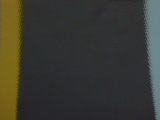
#> input picture src/result/calibrated_test.jpg, 160 x 120 px
$ python calibrate.py result/calibrated_test.jpg
#> lines starting #> are read from the running program, lines starting #| are printed output that depends on the picture
import sys
import cv2
import numpy as np

def calibrate( img, dump=False, filename="" ):
	global img_size
	img_size = (160,120)
	img_width = img_size[0]
	img_height = img_size[1]
	transform_ratio = 0.75
	transform_dst = np.float32([ [0,0], [img_width,0], [img_width,img_height], [0,img_height]])
	transform_src = np.float32([ [int((1-transform_ratio)*img_width),0], [int(transform_ratio*img_width),0], [img_width,img_height], [0,img_height]])

	M = cv2.getPerspectiveTransform(transform_src, transform_dst)
	img_resized = cv2.resize( img, img_size, interpolation=cv2.INTER_CUBIC )
	img_warp_resized = cv2.warpPerspective(img_resized, M, img_size, flags=cv2.INTER_NEAREST)
	if dump: cv2.imwrite( filename, img_warp_resized )
	return img_warp_resized

if __name__ == "__main__":
	img = cv2.imread( sys.argv[1] )
#> img is the input picture: shape (120, 160, 3); mean B, G, R 49.8, 58.1, 58.3
	img_calibrated = calibrate( img, dump=True, filename="result/calibrated_test.jpg" )
#> in calibrate, `img_warp_resized = cv2.warpPerspective(img_resized, M, img_size, flags..`:
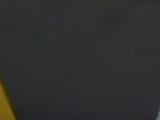
#> img_warp_resized: shape (120, 160, 3); mean B, G, R 47.5, 48, 47.3
